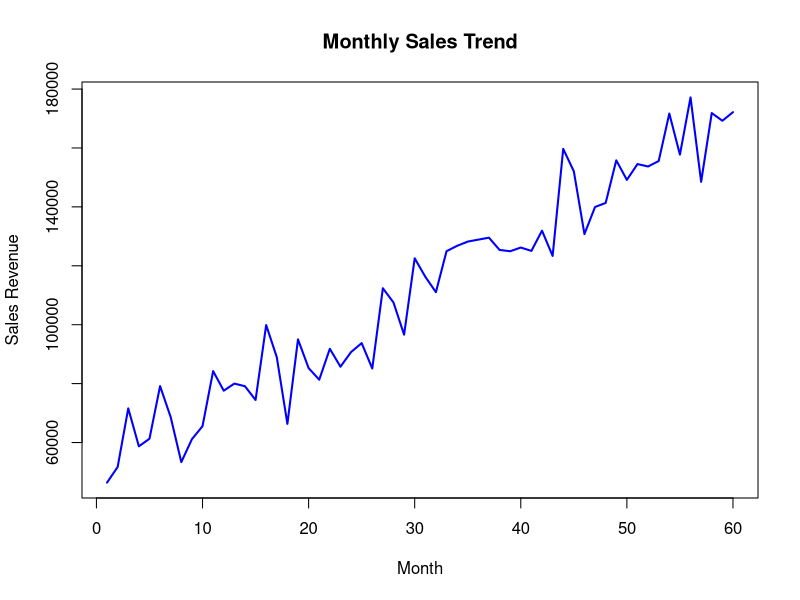
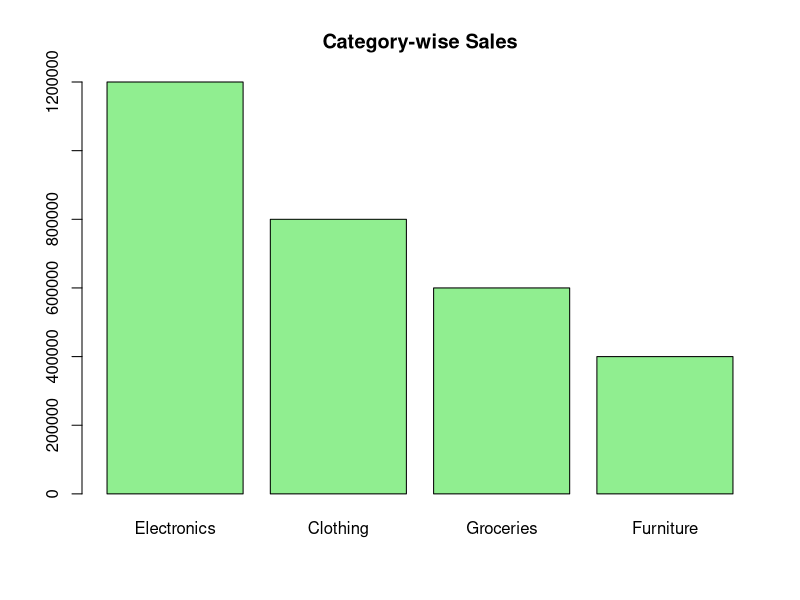
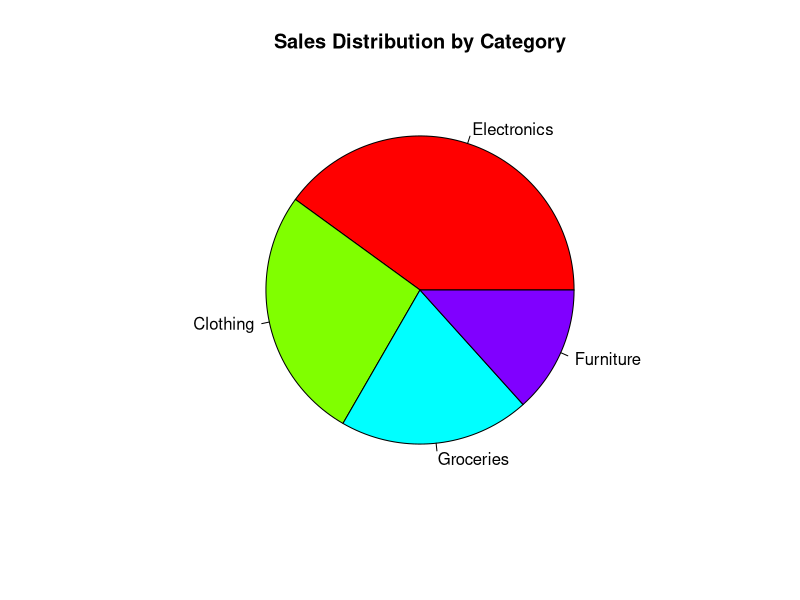
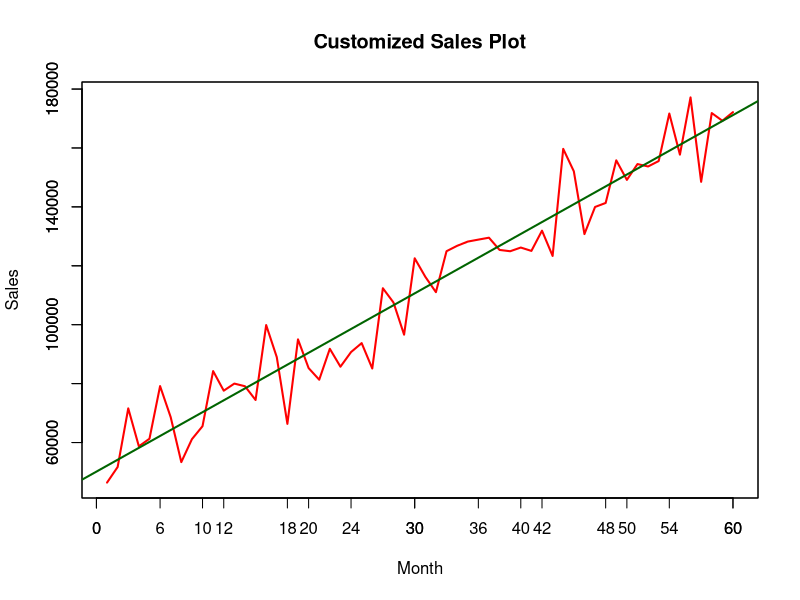
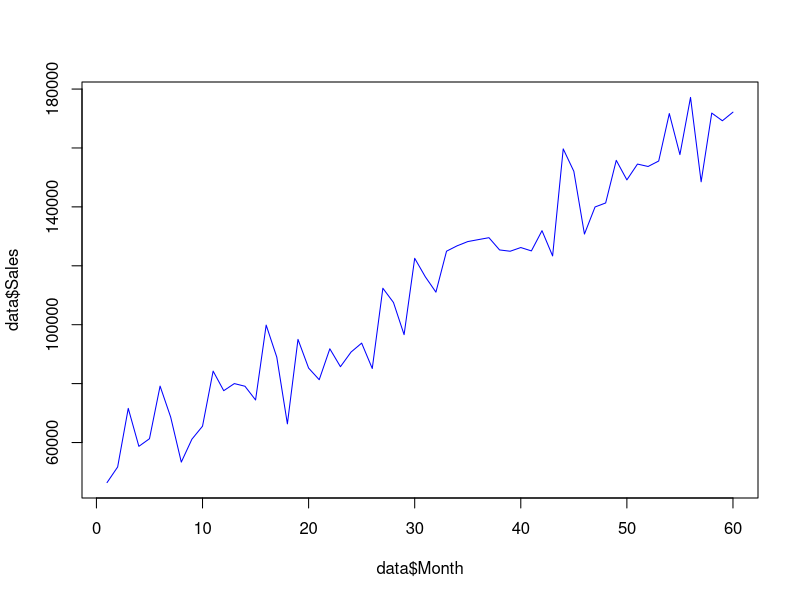
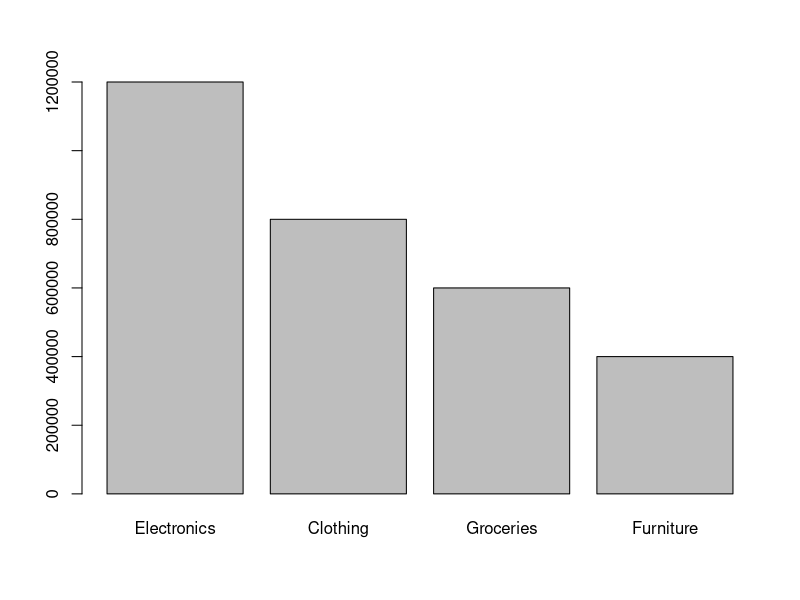
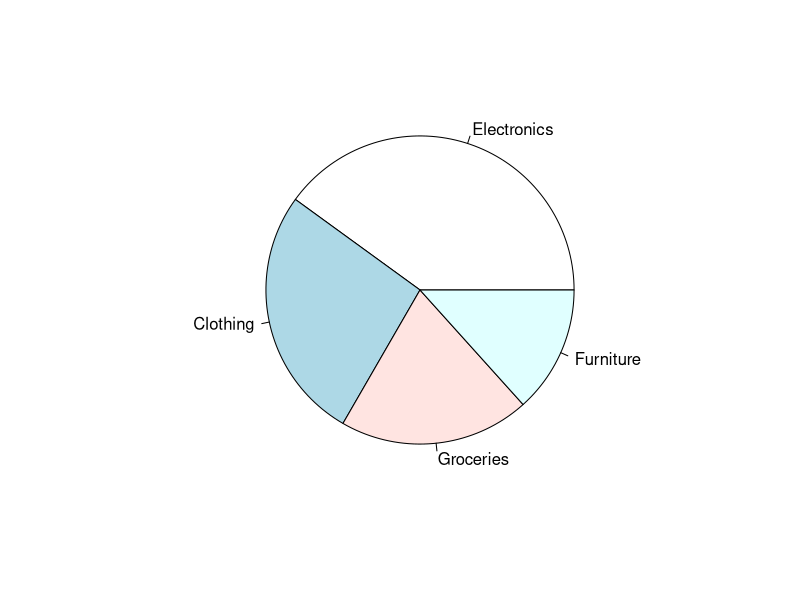

Here is the R script that generated these plots, in order:
# =====================================================
# SALES TREND AND REVENUE FORECASTING (BASE R VERSION)
# =====================================================

set.seed(123)

# Monthly Data for 5 Years (60 Months)
months <- 1:60
sales <- 50000 + 2000 * months + rnorm(60, 0, 10000)

data <- data.frame(Month = months, Sales = sales)

# Category-wise Sales
categories <- c("Electronics", "Clothing", "Groceries", "Furniture")
category_sales <- c(1200000, 800000, 600000, 400000)

# -----------------------------------------------------
# 1. Line Chart
# -----------------------------------------------------

plot(data$Month, data$Sales, type="l",
     main="Monthly Sales Trend",
     xlab="Month",
     ylab="Sales Revenue",
     col="blue",
     lwd=2)

# -----------------------------------------------------
# Bar Plot (Category-wise)
# -----------------------------------------------------

barplot(category_sales,
        names.arg=categories,
        main="Category-wise Sales",
        col="lightgreen")

# -----------------------------------------------------
# 2. Pie Chart
# -----------------------------------------------------

pie(category_sales,
    labels=categories,
    main="Sales Distribution by Category",
    col=rainbow(4))

# -----------------------------------------------------
# 3. Low-Level Custom Plot
# -----------------------------------------------------

plot(data$Month, data$Sales, type="n",
     main="Customized Sales Plot",
     xlab="Month",
     ylab="Sales")

lines(data$Month, data$Sales, col="red", lwd=2)
axis(1, at=seq(0,60,by=6))
axis(2)
box()

# -----------------------------------------------------
# 4. Linear Regression
# -----------------------------------------------------

model <- lm(Sales ~ Month, data=data)
summary_model <- summary(model)

print(summary_model)

# Add Regression Line
abline(model, col="darkgreen", lwd=2)

# -----------------------------------------------------
# 5. Interpretation
# -----------------------------------------------------

cat("\nIntercept:", coef(model)[1], "\n")
cat("Slope:", coef(model)[2], "\n")
cat("R-squared:", summary_model$r.squared, "\n")

# -----------------------------------------------------
# 6. Save Graphs
# -----------------------------------------------------

png("Line_Chart.png")
plot(data$Month, data$Sales, type="l", col="blue")
dev.off()

png("Bar_Plot.png")
barplot(category_sales, names.arg=categories)
dev.off()

png("Pie_Chart.png")
pie(category_sales, labels=categories)
dev.off()

cat("\nGraphs Saved Successfully!\n")
